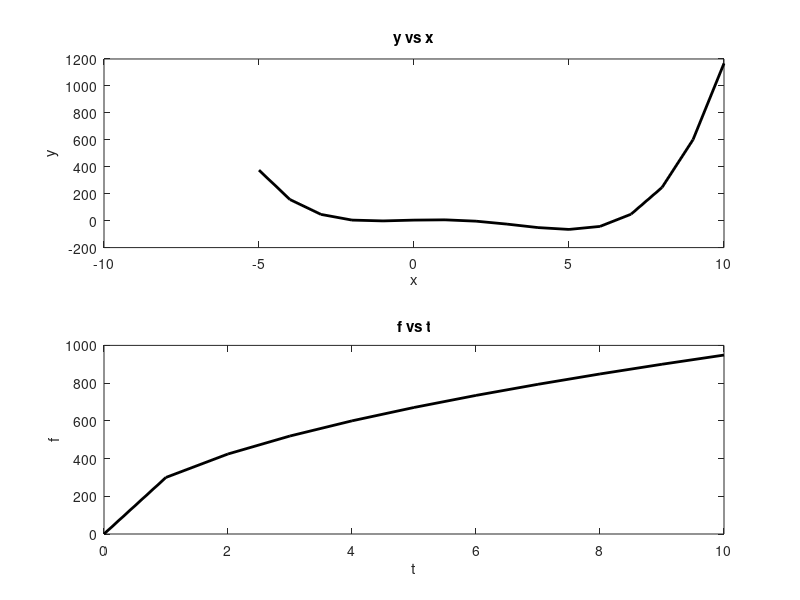

MATLAB code for this plot:
% ACT_MATLAB_3
% MATLAB 3: 1-D ARRAYS AND PLOTTING 
clc; clear;

% INTERVALS
x1 = -5;
x2 = 10;

t1 = 0;
t2 = 10;

% PLOT
subplot(2,1,1)
x = x1:1:x2; 
       y = (1/3)*x.^4 - 2*x.^3 - 2.3*x.^2 + 6*x + 4; 
       plot(x,y,'-k','LineWidth',2)
       xlabel('x')
       ylabel('y')
       title('y vs x')

subplot(2,1,2)
t = t1:1:t2;
       f = 300 * sqrt(t);
       plot(t,f,'-k','LineWidth',2)
       xlabel('t')
       ylabel('f')
       title('f vs t')

%-------------------------------------------------------------------------
% xlabel
% ylabel
% legend 
% title 

% COLOR ------
% y -yellow
% m -magenta
% c -cyan
% r -red
% g -green
% b -blue
% w -white
% k -black

% STYLE ------
% - Solid line (default)
% -- Dashed line
% : Dotted line
% -. Dash-dot line

% MARKER ------
% o Circle
% + Plus sign
% * Asterisk
% . Point
% x Cross
% s Square
% d Diamond
% ^ Upward-pointing triangle
% v Downward-pointing triangle
% > Right-pointing triangle
% < Left-pointing triangle
% p Pentagram
% h Hexagram

